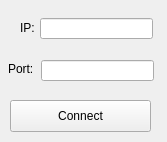
<?xml version="1.0" encoding="UTF-8"?>
<ui version="4.0">
 <class>UDPPanel</class>
 <widget class="QWidget" name="UDPPanel">
  <property name="geometry">
   <rect>
    <x>0</x>
    <y>0</y>
    <width>167</width>
    <height>142</height>
   </rect>
  </property>
  <property name="windowTitle">
   <string>Form</string>
  </property>
  <widget class="QLabel" name="label">
   <property name="geometry">
    <rect>
     <x>20</x>
     <y>20</y>
     <width>31</width>
     <height>16</height>
    </rect>
   </property>
   <property name="text">
    <string>IP:</string>
   </property>
  </widget>
  <widget class="QLineEdit" name="ipEdit">
   <property name="geometry">
    <rect>
     <x>40</x>
     <y>18</y>
     <width>113</width>
     <height>21</height>
    </rect>
   </property>
  </widget>
  <widget class="QLabel" name="label_2">
   <property name="geometry">
    <rect>
     <x>8</x>
     <y>61</y>
     <width>31</width>
     <height>16</height>
    </rect>
   </property>
   <property name="text">
    <string>Port:</string>
   </property>
  </widget>
  <widget class="QLineEdit" name="portEdit">
   <property name="geometry">
    <rect>
     <x>41</x>
     <y>60</y>
     <width>113</width>
     <height>21</height>
    </rect>
   </property>
  </widget>
  <widget class="QPushButton" name="ConnectBtn">
   <property name="geometry">
    <rect>
     <x>10</x>
     <y>100</y>
     <width>141</width>
     <height>32</height>
    </rect>
   </property>
   <property name="text">
    <string>Connect</string>
   </property>
  </widget>
 </widget>
 <resources/>
 <connections/>
</ui>
